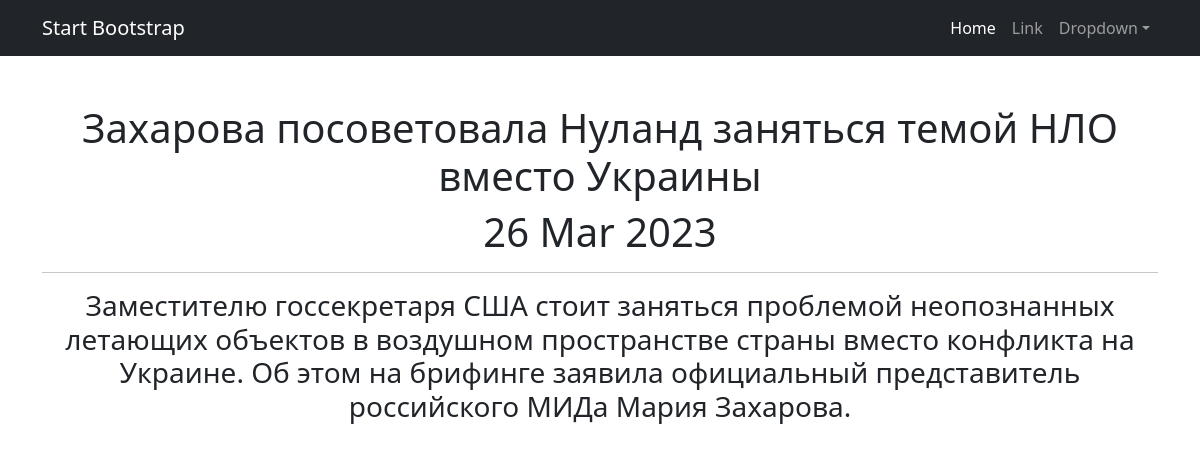
Screenshot of /news/3 with the database file from the repository.
### news/models.py (models this page shows, shortened)
class Post(models.Model):
    author = models.ForeignKey(Author, on_delete=models.CASCADE)
    NEWS = 'NW'
    ARTICLE = 'AR'
    CATEGORY_CHOICES = (
        (NEWS, 'Новость'),
        (ARTICLE, 'Статья'),
    )
    categoryType = models.CharField(max_length=2, choices=CATEGORY_CHOICES, default=ARTICLE)
    dateCreation = models.DateTimeField(auto_now_add=True)
    postCategory = models.ManyToManyField(Category, through='PostCategory')
    title = models.CharField(max_length=128)
    text = models.TextField()
    rating = models.SmallIntegerField(default=0)

### news/views.py (the view)
# urls.py: path('<int:pk>', PostList.as_view())
class PostList(DetailView):
    model = Post
    template_name = 'post.html'
    context_object_name = 'post'

### templates/post.html (shortened to what this page needs)
{% extends 'flatpages/default.html' %}
{% block content %}
   <h1>{{ post.title }}</h1>
    <h1>{{ post.dateCreation|date:'d M Y' }}</h1>
   <hr>
    <h3>{{ post.text }}</h3>
{% endblock content %}

### rows the page displays
Post: title "Захарова посоветовала Нуланд заняться темой НЛО вместо Украины", dateCreation "26 Mar 2023", text "Заместителю госсекретаря США стоит заняться проблемой неопознанных летающих объектов в воздушном пространстве страны вместо конфликта на Украине. Об этом на брифинге заявила официальный представитель российского МИДа Мария Захарова."
